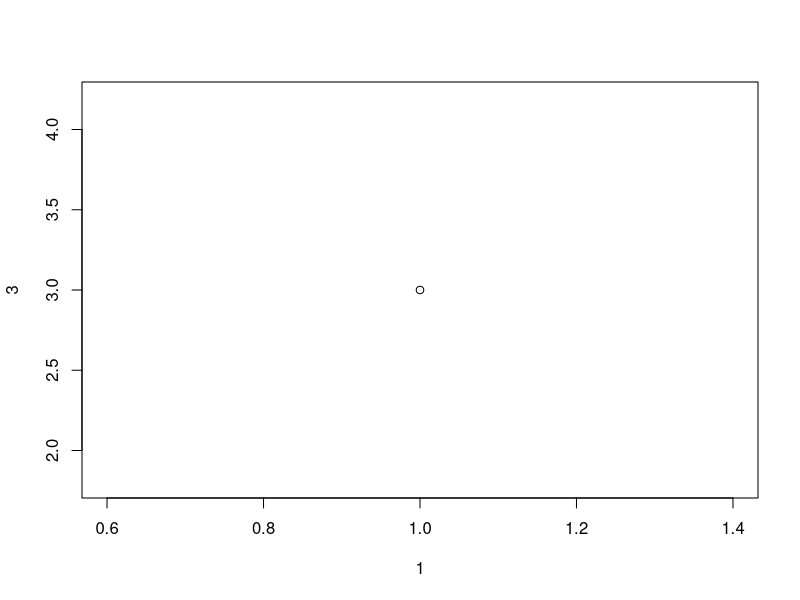
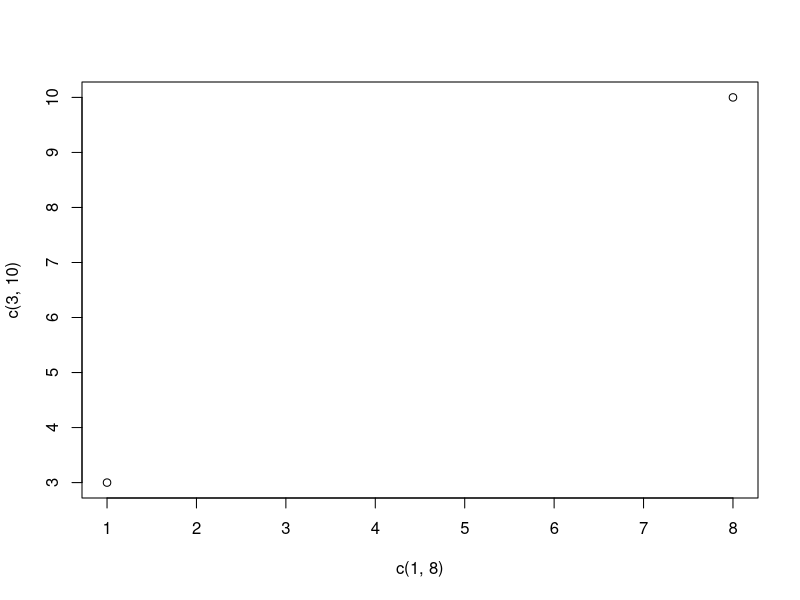
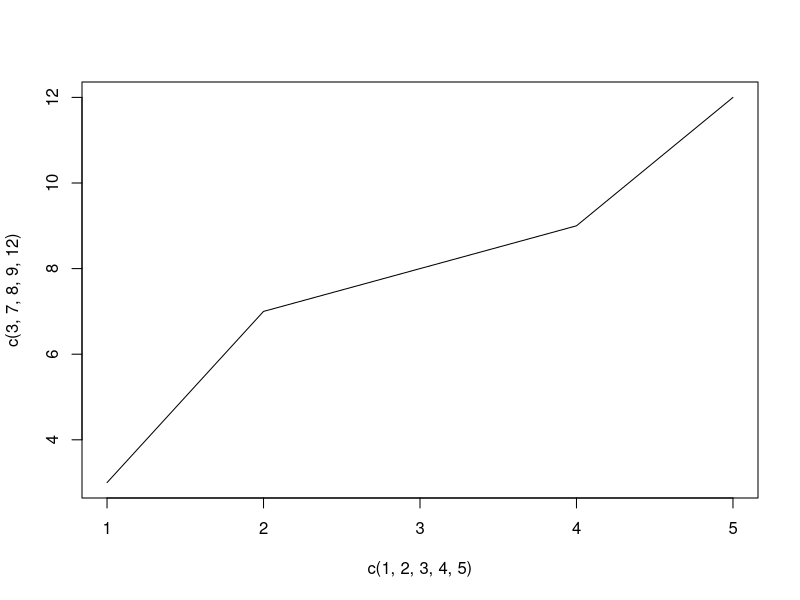
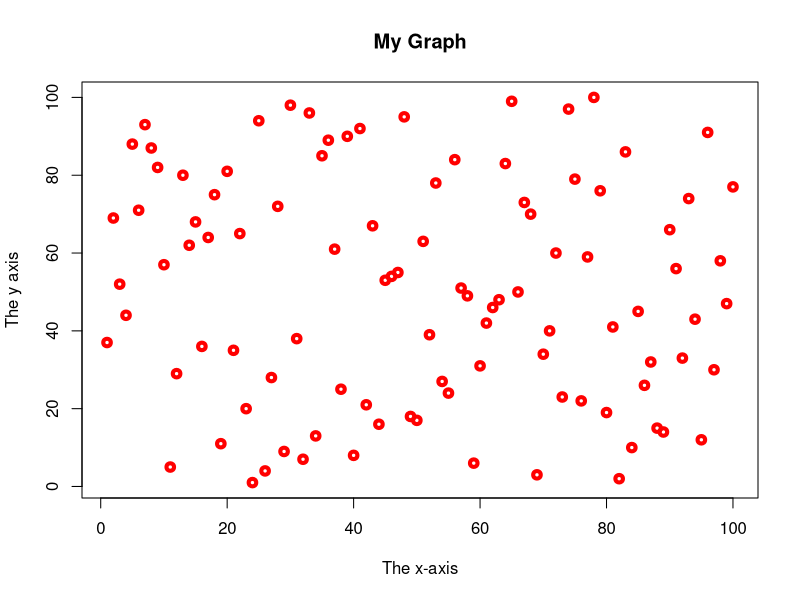
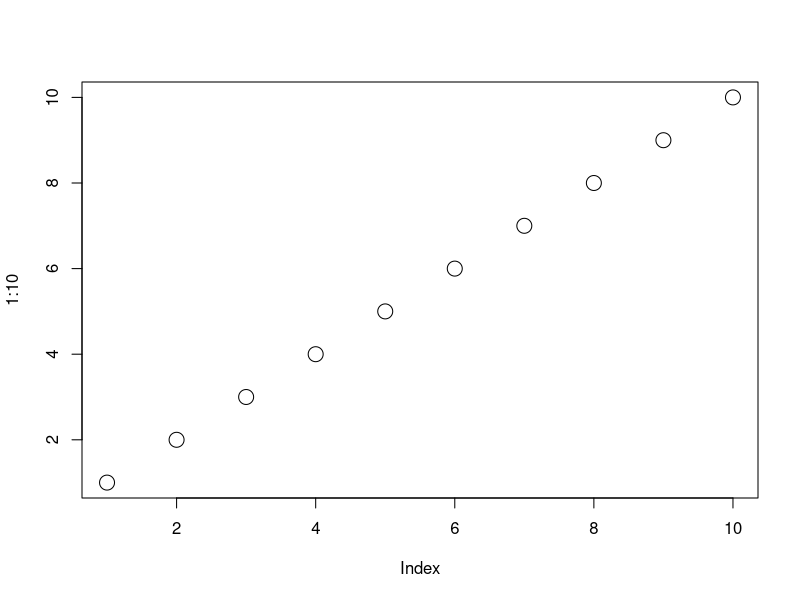
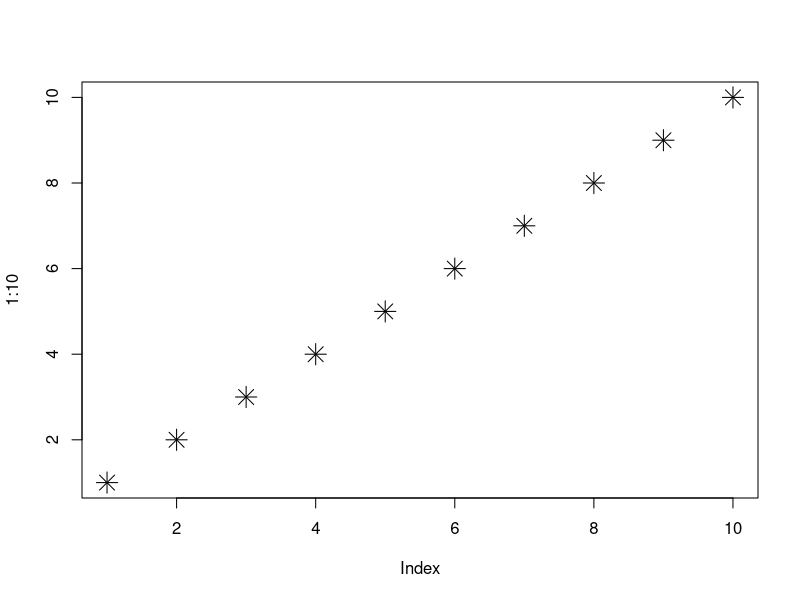
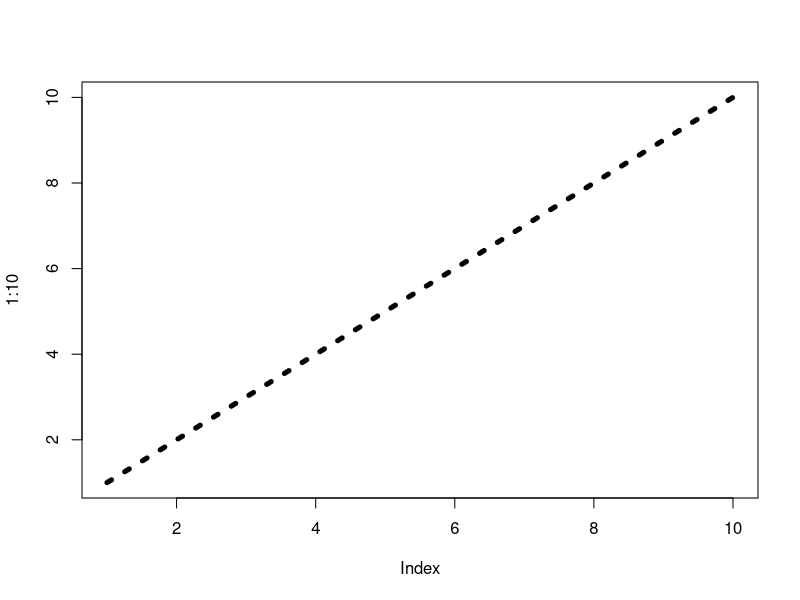
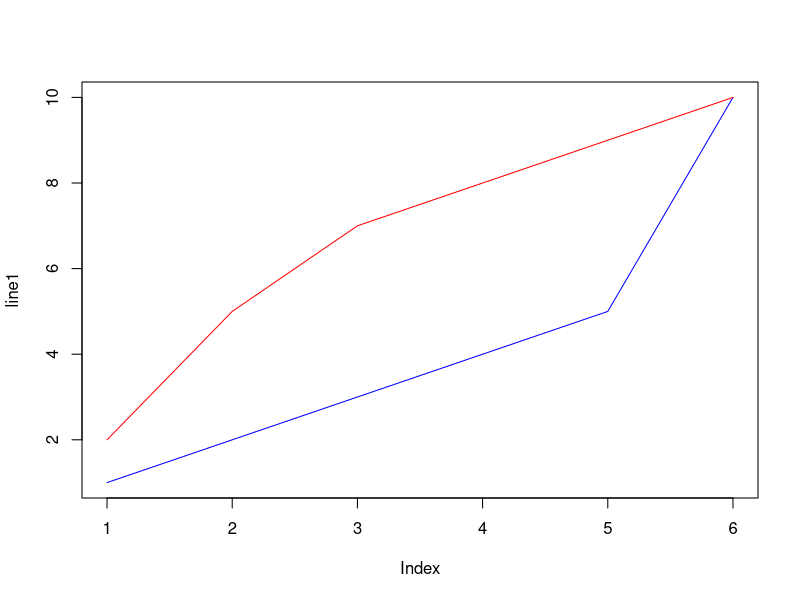

These charts were generated, in order, by the following R code:
x <- vector()
for (i in 1:10) {
  x[i] <- i
}
x

for (i in seq(1, 20, 3)) {
  print(i)
}

x <- 1:10
x[5] + x[4]
x[1:3] + x[4:6]
x + x

plot(1, 3)
plot(c(1, 8), c(3, 10))
plot(c(1, 2, 3, 4, 5), c(3, 7, 8, 9, 12), type = "l")

x <- sample(1:100, 100, replace = FALSE)
y <- sample(1:100, 100, replace = FALSE)
plot(x, y, main="My Graph", xlab="The x-axis", ylab="The y axis", col = "red", lwd=4)


plot(1:10, cex=2)

plot(1:10, pch=8, cex=2)

plot(1:10, type="l", lwd=5, lty=3)

line1 <- c(1,2,3,4,5,10)
line2 <- c(2,5,7,8,9,10)

plot(line1, type = "l", col = "blue")
lines(line2, type="l", col = "red")


y <- NULL
x <- 1:10
for (i in 1:3) {
  y[i] <- x[i] + x[i+3]
}
y
